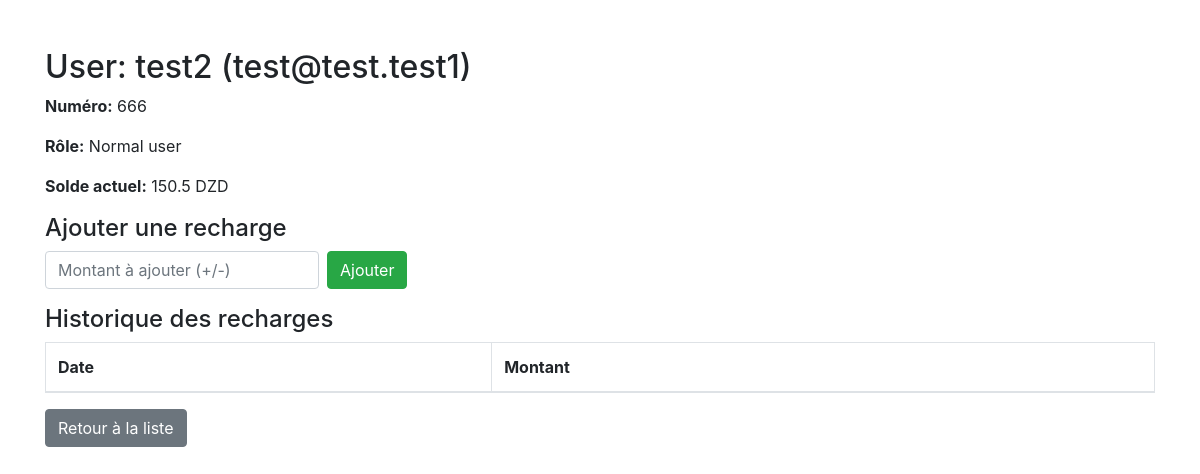
/admin/users/1, run on the app's committed database.
### models.py (models this page shows)
class User(db.Model):
    __tablename__ = 'users'
    id = db.Column(db.Integer, primary_key=True)
    name = db.Column(db.String(100), nullable=False)
    email = db.Column(db.String(120), unique=True, nullable=False)
    number = db.Column(db.Integer,unique=True,nullable=False)
    password = db.Column(db.String(100), nullable=False)
    role = db.Column(db.String(20), default='Normal user')
    balance = db.Column(db.Float, default=0.0)
    bookings = db.relationship('Booking', backref='user', lazy=True)
    recharges = db.relationship('Recharge', backref='user', lazy=True)

### admin_blueprint.py (the view)
@admin_bp.route('/users/<int:user_id>')
def user_detail(user_id):
    user = get_user_by_id(user_id)
    if not user:
        return "User not found", 404
    balance = get_user_balance(user_id)
    recharges = get_user_recharges(user_id)
    return render_template('user_detail.html', user=user, balance=balance, recharges=recharges)

### data_access1.py (called while the page is built)
def get_user_balance(user_id):
    user = User.query.get(user_id)
    if not user:
        return 0.0
    total_recharge = db.session.query(db.func.sum(Recharge.amount)).filter_by(user_id=user_id).scalar() or 0.0
    return user.balance + total_recharge

def get_user_by_id(user_id):
    return User.query.get(user_id)

def get_user_recharges(user_id):
    return Recharge.query.filter_by(user_id=user_id).order_by(Recharge.date.desc()).all()

### templates/user_detail.html (shortened to what this page needs)
<!DOCTYPE html>
<html lang="en">
<head>
    <link rel="stylesheet" href="https://stackpath.bootstrapcdn.com/bootstrap/4.5.2/css/bootstrap.min.css">
</head>
<body>
<div class="container mt-5">
    <h2>User: {{ user.name }} ({{ user.email }})</h2>
    <p><strong>Numéro:</strong> {{ user.number }}</p>
    <p><strong>Rôle:</strong> {{ user.role }}</p>
    <p><strong>Solde actuel:</strong> {{ balance }} DZD</p>
    <h4>Ajouter une recharge</h4>
    <form method="post" action="{{ url_for('admin_bp.update_balance', user_id=user.id) }}" class="form-inline mb-3">
        <input type="number" step="0.01" name="balance" class="form-control mr-2" placeholder="Montant à ajouter (+/-)">
        <button type="submit" class="btn btn-success">Ajouter</button>
    </form>
    <h4>Historique des recharges</h4>
    <table class="table table-bordered">
        <thead>
            <tr>
                <th>Date</th>
                <th>Montant</th>
            </tr>
        </thead>
    </table>
    <a href="{{ url_for('admin_bp.users_page') }}" class="btn btn-secondary">Retour à la liste</a>
</div>
</body>
</html>

### data on the page
User: name "test2", email "test@test.test1", number "666", role "Normal user"

### other printed values
{{ balance }} "150.5"
